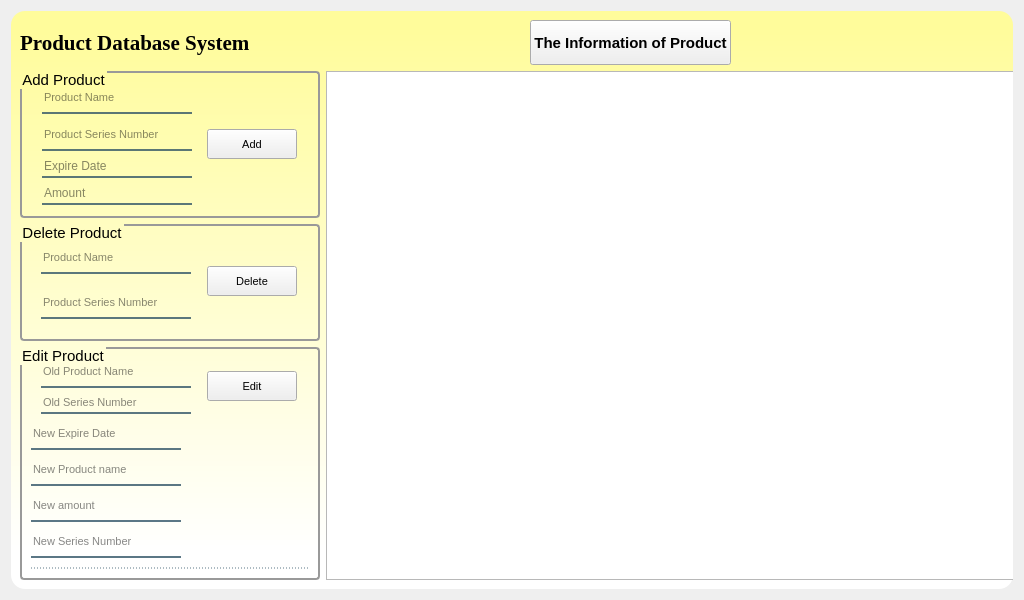
<?xml version="1.0" encoding="UTF-8"?>
<ui version="4.0">
 <class>Frame</class>
 <widget class="QFrame" name="Frame">
  <property name="geometry">
   <rect>
    <x>0</x>
    <y>0</y>
    <width>1024</width>
    <height>600</height>
   </rect>
  </property>
  <property name="minimumSize">
   <size>
    <width>1024</width>
    <height>600</height>
   </size>
  </property>
  <property name="maximumSize">
   <size>
    <width>1024</width>
    <height>600</height>
   </size>
  </property>
  <property name="windowTitle">
   <string/>
  </property>
  <property name="styleSheet">
   <string notr="true">
QWidget#widget{
background-color: qlineargradient(spread:pad, x1:0.5, y1:0, x2:0.5, y2:1, stop:0.0284091 rgba(255, 252, 155), stop:0.9375 rgba(255, 255, 255, 255));

border-radius: 14;
}

QGroupBox {
border: 2px solid #999999;
border-radius: 4px;
margin-top: 0.5em;
}
QGroupBox::title {
subcontrol-origin: margin;
subcontrol-position: top left;
left: 1em;
top: 0.1em;
}</string>
  </property>
  <layout class="QVBoxLayout" name="verticalLayout_6">
   <item>
    <widget class="QWidget" name="widget" native="true">
     <property name="minimumSize">
      <size>
       <width>950</width>
       <height>550</height>
      </size>
     </property>
     <layout class="QVBoxLayout" name="verticalLayout_5">
      <item>
       <layout class="QHBoxLayout" name="horizontalLayout_6">
        <property name="spacing">
         <number>7</number>
        </property>
        <item>
         <layout class="QHBoxLayout" name="horizontalLayout_5">
          <item>
           <widget class="QLabel" name="label">
            <property name="font">
             <font>
              <family>Times New Roman</family>
              <pointsize>16</pointsize>
              <weight>75</weight>
              <bold>true</bold>
             </font>
            </property>
            <property name="text">
             <string>Product Database System</string>
            </property>
           </widget>
          </item>
          <item>
           <spacer name="horizontalSpacer_2">
            <property name="orientation">
             <enum>Qt::Horizontal</enum>
            </property>
            <property name="sizeHint" stdset="0">
             <size>
              <width>88</width>
              <height>20</height>
             </size>
            </property>
           </spacer>
          </item>
          <item>
           <widget class="QPushButton" name="fresh_pushButton">
            <property name="minimumSize">
             <size>
              <width>130</width>
              <height>45</height>
             </size>
            </property>
            <property name="font">
             <font>
              <pointsize>11</pointsize>
              <weight>75</weight>
              <bold>true</bold>
             </font>
            </property>
            <property name="text">
             <string>The Information of Product</string>
            </property>
           </widget>
          </item>
          <item>
           <spacer name="horizontalSpacer">
            <property name="orientation">
             <enum>Qt::Horizontal</enum>
            </property>
            <property name="sizeHint" stdset="0">
             <size>
              <width>138</width>
              <height>20</height>
             </size>
            </property>
           </spacer>
          </item>
         </layout>
        </item>
       </layout>
      </item>
      <item>
       <layout class="QHBoxLayout" name="horizontalLayout_4">
        <item>
         <layout class="QVBoxLayout" name="verticalLayout_4">
          <item>
           <widget class="QGroupBox" name="groupBox_2">
            <property name="minimumSize">
             <size>
              <width>300</width>
              <height>50</height>
             </size>
            </property>
            <property name="maximumSize">
             <size>
              <width>240</width>
              <height>16777215</height>
             </size>
            </property>
            <property name="font">
             <font>
              <pointsize>11</pointsize>
              <weight>50</weight>
              <bold>false</bold>
             </font>
            </property>
            <property name="title">
             <string>Add Product</string>
            </property>
            <layout class="QHBoxLayout" name="horizontalLayout_3">
             <property name="leftMargin">
              <number>11</number>
             </property>
             <property name="topMargin">
              <number>11</number>
             </property>
             <property name="rightMargin">
              <number>11</number>
             </property>
             <property name="bottomMargin">
              <number>11</number>
             </property>
             <item>
              <layout class="QVBoxLayout" name="verticalLayout_2">
               <property name="spacing">
                <number>7</number>
               </property>
               <item>
                <widget class="QLineEdit" name="add_user_of_user_name_lineEdit">
                 <property name="minimumSize">
                  <size>
                   <width>90</width>
                   <height>30</height>
                  </size>
                 </property>
                 <property name="maximumSize">
                  <size>
                   <width>150</width>
                   <height>30</height>
                  </size>
                 </property>
                 <property name="font">
                  <font>
                   <pointsize>8</pointsize>
                  </font>
                 </property>
                 <property name="styleSheet">
                  <string notr="true">background-color:rgba(0,0,0,0);
border:none;
border-bottom:2px solid rgba(46,82,101,200);
color:rgba(0,0,0,240);
padding-bottom:2px;</string>
                 </property>
                 <property name="placeholderText">
                  <string>Product Name</string>
                 </property>
                 <property name="cursorMoveStyle">
                  <enum>Qt::LogicalMoveStyle</enum>
                 </property>
                </widget>
               </item>
               <item>
                <widget class="QLineEdit" name="add_user_of_password_lineEdit">
                 <property name="minimumSize">
                  <size>
                   <width>90</width>
                   <height>30</height>
                  </size>
                 </property>
                 <property name="maximumSize">
                  <size>
                   <width>150</width>
                   <height>30</height>
                  </size>
                 </property>
                 <property name="font">
                  <font>
                   <pointsize>8</pointsize>
                  </font>
                 </property>
                 <property name="styleSheet">
                  <string notr="true">background-color:rgba(0,0,0,0);
border:none;
border-bottom:2px solid rgba(46,82,101,200);
color:rgba(0,0,0,240);
padding-bottom:2px;</string>
                 </property>
                 <property name="placeholderText">
                  <string>Product Series Number</string>
                 </property>
                </widget>
               </item>
               <item>
                <widget class="QLineEdit" name="lineEdit">
                 <property name="maximumSize">
                  <size>
                   <width>150</width>
                   <height>30</height>
                  </size>
                 </property>
                 <property name="styleSheet">
                  <string notr="true">background-color:rgba(0,0,0,0);
border:none;
border-bottom:2px solid rgba(46,82,101,200);
color:rgba(0,0,0,240);
padding-bottom:2px;</string>
                 </property>
                 <property name="placeholderText">
                  <string>Expire Date</string>
                 </property>
                </widget>
               </item>
               <item>
                <widget class="QLineEdit" name="lineEdit_4">
                 <property name="maximumSize">
                  <size>
                   <width>150</width>
                   <height>30</height>
                  </size>
                 </property>
                 <property name="styleSheet">
                  <string notr="true">background-color:rgba(0,0,0,0);
border:none;
border-bottom:2px solid rgba(46,82,101,200);
color:rgba(0,0,0,240);
padding-bottom:2px;</string>
                 </property>
                 <property name="placeholderText">
                  <string>Amount</string>
                 </property>
                </widget>
               </item>
              </layout>
             </item>
             <item>
              <widget class="QPushButton" name="add_user_pushButton">
               <property name="minimumSize">
                <size>
                 <width>90</width>
                 <height>30</height>
                </size>
               </property>
               <property name="maximumSize">
                <size>
                 <width>90</width>
                 <height>30</height>
                </size>
               </property>
               <property name="font">
                <font>
                 <pointsize>8</pointsize>
                 <weight>50</weight>
                 <bold>false</bold>
                </font>
               </property>
               <property name="text">
                <string>Add</string>
               </property>
              </widget>
             </item>
            </layout>
           </widget>
          </item>
          <item>
           <widget class="QGroupBox" name="groupBox">
            <property name="minimumSize">
             <size>
              <width>300</width>
              <height>50</height>
             </size>
            </property>
            <property name="maximumSize">
             <size>
              <width>240</width>
              <height>16777215</height>
             </size>
            </property>
            <property name="font">
             <font>
              <pointsize>11</pointsize>
              <weight>50</weight>
              <bold>false</bold>
             </font>
            </property>
            <property name="title">
             <string>Delete Product</string>
            </property>
            <layout class="QHBoxLayout" name="horizontalLayout">
             <property name="bottomMargin">
              <number>11</number>
             </property>
             <item>
              <layout class="QVBoxLayout" name="verticalLayout_3">
               <item>
                <widget class="QLineEdit" name="lineEdit_2">
                 <property name="maximumSize">
                  <size>
                   <width>150</width>
                   <height>30</height>
                  </size>
                 </property>
                 <property name="font">
                  <font>
                   <pointsize>8</pointsize>
                  </font>
                 </property>
                 <property name="styleSheet">
                  <string notr="true">background-color:rgba(0,0,0,0);
border:none;
border-bottom:2px solid rgba(46,82,101,200);
color:rgba(0,0,0,240);
padding-bottom:2px;</string>
                 </property>
                 <property name="placeholderText">
                  <string>Product Name</string>
                 </property>
                </widget>
               </item>
               <item>
                <widget class="QLineEdit" name="lineEdit_3">
                 <property name="maximumSize">
                  <size>
                   <width>150</width>
                   <height>30</height>
                  </size>
                 </property>
                 <property name="font">
                  <font>
                   <pointsize>8</pointsize>
                  </font>
                 </property>
                 <property name="styleSheet">
                  <string notr="true">background-color:rgba(0,0,0,0);
border:none;
border-bottom:2px solid rgba(46,82,101,200);
color:rgba(0,0,0,240);
padding-bottom:2px;</string>
                 </property>
                 <property name="placeholderText">
                  <string>Product Series Number</string>
                 </property>
                </widget>
               </item>
              </layout>
             </item>
             <item>
              <widget class="QPushButton" name="delete_user_pushButton">
               <property name="minimumSize">
                <size>
                 <width>90</width>
                 <height>30</height>
                </size>
               </property>
               <property name="maximumSize">
                <size>
                 <width>90</width>
                 <height>30</height>
                </size>
               </property>
               <property name="font">
                <font>
                 <pointsize>8</pointsize>
                 <weight>50</weight>
                 <bold>false</bold>
                </font>
               </property>
               <property name="text">
                <string>Delete</string>
               </property>
              </widget>
             </item>
            </layout>
           </widget>
          </item>
          <item>
           <widget class="QGroupBox" name="groupBox_3">
            <property name="minimumSize">
             <size>
              <width>300</width>
              <height>160</height>
             </size>
            </property>
            <property name="maximumSize">
             <size>
              <width>240</width>
              <height>16777215</height>
             </size>
            </property>
            <property name="font">
             <font>
              <pointsize>11</pointsize>
              <weight>50</weight>
              <bold>false</bold>
             </font>
            </property>
            <property name="title">
             <string>Edit Product</string>
            </property>
            <layout class="QVBoxLayout" name="verticalLayout_7">
             <item>
              <layout class="QHBoxLayout" name="horizontalLayout_2">
               <item>
                <layout class="QVBoxLayout" name="verticalLayout">
                 <item>
                  <widget class="QLineEdit" name="change_user_of_id_lineEdit">
                   <property name="minimumSize">
                    <size>
                     <width>90</width>
                     <height>30</height>
                    </size>
                   </property>
                   <property name="maximumSize">
                    <size>
                     <width>150</width>
                     <height>30</height>
                    </size>
                   </property>
                   <property name="font">
                    <font>
                     <pointsize>8</pointsize>
                    </font>
                   </property>
                   <property name="styleSheet">
                    <string notr="true">background-color:rgba(0,0,0,0);
border:none;
border-bottom:2px solid rgba(46,82,101,200);
color:rgba(0,0,0,240);
padding-bottom:2px;</string>
                   </property>
                   <property name="placeholderText">
                    <string>Old Product Name</string>
                   </property>
                  </widget>
                 </item>
                 <item>
                  <widget class="QLineEdit" name="lineEdit_5">
                   <property name="maximumSize">
                    <size>
                     <width>150</width>
                     <height>30</height>
                    </size>
                   </property>
                   <property name="font">
                    <font>
                     <pointsize>8</pointsize>
                    </font>
                   </property>
                   <property name="styleSheet">
                    <string notr="true">background-color:rgba(0,0,0,0);
border:none;
border-bottom:2px solid rgba(46,82,101,200);
color:rgba(0,0,0,240);
padding-bottom:2px;</string>
                   </property>
                   <property name="placeholderText">
                    <string>Old Series Number</string>
                   </property>
                  </widget>
                 </item>
                </layout>
               </item>
               <item>
                <widget class="QPushButton" name="change_user_pushButton">
                 <property name="minimumSize">
                  <size>
                   <width>90</width>
                   <height>30</height>
                  </size>
                 </property>
                 <property name="maximumSize">
                  <size>
                   <width>90</width>
                   <height>30</height>
                  </size>
                 </property>
                 <property name="font">
                  <font>
                   <pointsize>8</pointsize>
                   <weight>50</weight>
                   <bold>false</bold>
                  </font>
                 </property>
                 <property name="text">
                  <string>Edit</string>
                 </property>
                </widget>
               </item>
              </layout>
             </item>
             <item>
              <layout class="QVBoxLayout" name="verticalLayout_8">
               <item>
                <widget class="QLineEdit" name="change_user_of_phone_lineEdit">
                 <property name="minimumSize">
                  <size>
                   <width>50</width>
                   <height>30</height>
                  </size>
                 </property>
                 <property name="maximumSize">
                  <size>
                   <width>150</width>
                   <height>30</height>
                  </size>
                 </property>
                 <property name="font">
                  <font>
                   <pointsize>8</pointsize>
                  </font>
                 </property>
                 <property name="styleSheet">
                  <string notr="true">background-color:rgba(0,0,0,0);
border:none;
border-bottom:2px solid rgba(46,82,101,200);
color:rgba(0,0,0,240);
padding-bottom:2px;</string>
                 </property>
                 <property name="placeholderText">
                  <string>New Expire Date</string>
                 </property>
                </widget>
               </item>
               <item>
                <widget class="QLineEdit" name="change_user_of_user_name_lineEdit">
                 <property name="minimumSize">
                  <size>
                   <width>140</width>
                   <height>30</height>
                  </size>
                 </property>
                 <property name="maximumSize">
                  <size>
                   <width>150</width>
                   <height>30</height>
                  </size>
                 </property>
                 <property name="font">
                  <font>
                   <pointsize>8</pointsize>
                  </font>
                 </property>
                 <property name="styleSheet">
                  <string notr="true">background-color:rgba(0,0,0,0);
border:none;
border-bottom:2px solid rgba(46,82,101,200);
color:rgba(0,0,0,240);
padding-bottom:1px;</string>
                 </property>
                 <property name="placeholderText">
                  <string>New Product name</string>
                 </property>
                </widget>
               </item>
               <item>
                <widget class="QLineEdit" name="change_user_of_password_lineEdit">
                 <property name="minimumSize">
                  <size>
                   <width>90</width>
                   <height>30</height>
                  </size>
                 </property>
                 <property name="maximumSize">
                  <size>
                   <width>150</width>
                   <height>30</height>
                  </size>
                 </property>
                 <property name="font">
                  <font>
                   <pointsize>8</pointsize>
                  </font>
                 </property>
                 <property name="styleSheet">
                  <string notr="true">background-color:rgba(0,0,0,0);
border:none;
border-bottom:2px solid rgba(46,82,101,200);
color:rgba(0,0,0,240);
padding-bottom:2px;</string>
                 </property>
                 <property name="placeholderText">
                  <string>New amount</string>
                 </property>
                </widget>
               </item>
               <item>
                <widget class="QLineEdit" name="change_user_of_email_lineEdit">
                 <property name="minimumSize">
                  <size>
                   <width>140</width>
                   <height>30</height>
                  </size>
                 </property>
                 <property name="maximumSize">
                  <size>
                   <width>150</width>
                   <height>30</height>
                  </size>
                 </property>
                 <property name="font">
                  <font>
                   <pointsize>8</pointsize>
                  </font>
                 </property>
                 <property name="styleSheet">
                  <string notr="true">background-color:rgba(0,0,0,0);
border:none;
border-bottom:2px solid rgba(46,82,101,200);
color:rgba(0,0,0,240);
padding-bottom:2px;</string>
                 </property>
                 <property name="placeholderText">
                  <string>New Series Number</string>
                 </property>
                </widget>
               </item>
              </layout>
             </item>
             <item>
              <widget class="QLineEdit" name="change_user_of_user_name_lineEdit_2">
               <property name="enabled">
                <bool>false</bool>
               </property>
               <property name="maximumSize">
                <size>
                 <width>16777215</width>
                 <height>5</height>
                </size>
               </property>
               <property name="font">
                <font>
                 <pointsize>9</pointsize>
                </font>
               </property>
               <property name="styleSheet">
                <string notr="true">background-color:rgba(0,0,0,0);
border:none;
border-bottom:1px dashed rgba(46,82,101,200);
color:rgba(0,0,0,240);
padding-bottom:1px;</string>
               </property>
               <property name="readOnly">
                <bool>true</bool>
               </property>
               <property name="placeholderText">
                <string/>
               </property>
              </widget>
             </item>
            </layout>
           </widget>
          </item>
         </layout>
        </item>
        <item>
         <widget class="QTableWidget" name="tableWidget">
          <property name="minimumSize">
           <size>
            <width>750</width>
            <height>400</height>
           </size>
          </property>
         </widget>
        </item>
       </layout>
      </item>
     </layout>
    </widget>
   </item>
  </layout>
 </widget>
 <resources/>
 <connections/>
</ui>
